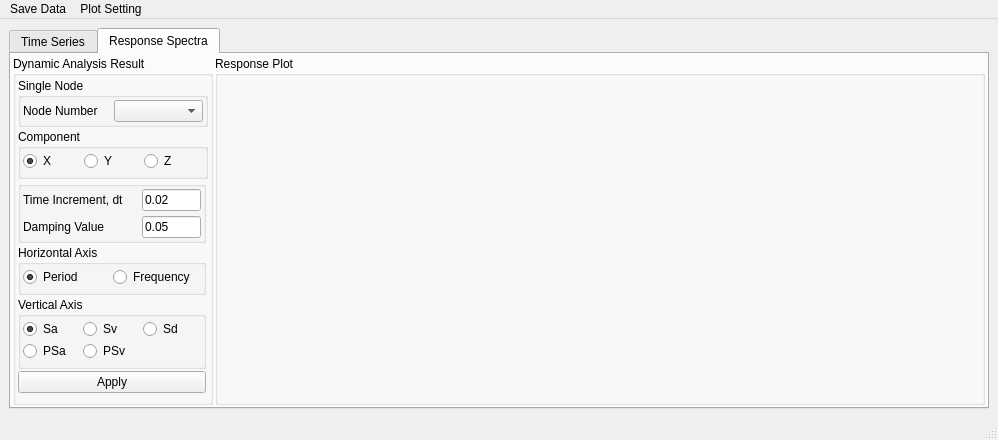
<?xml version="1.0" encoding="UTF-8"?>
<ui version="4.0">
 <class>MainWindow</class>
 <widget class="QMainWindow" name="MainWindow">
  <property name="geometry">
   <rect>
    <x>0</x>
    <y>0</y>
    <width>998</width>
    <height>426</height>
   </rect>
  </property>
  <property name="windowTitle">
   <string>Reponse Plot</string>
  </property>
  <widget class="QWidget" name="centralwidget">
   <layout class="QGridLayout" name="gridLayout">
    <item row="2" column="0">
     <widget class="QTabWidget" name="tabWidget">
      <property name="currentIndex">
       <number>1</number>
      </property>
      <widget class="QWidget" name="tab_3">
       <attribute name="title">
        <string>Time Series</string>
       </attribute>
       <layout class="QGridLayout" name="gridLayout_8">
        <property name="leftMargin">
         <number>2</number>
        </property>
        <property name="topMargin">
         <number>2</number>
        </property>
        <property name="rightMargin">
         <number>2</number>
        </property>
        <property name="bottomMargin">
         <number>2</number>
        </property>
        <property name="spacing">
         <number>2</number>
        </property>
        <item row="0" column="0">
         <widget class="QGroupBox" name="groupBox">
          <property name="minimumSize">
           <size>
            <width>150</width>
            <height>0</height>
           </size>
          </property>
          <property name="maximumSize">
           <size>
            <width>200</width>
            <height>16777215</height>
           </size>
          </property>
          <property name="title">
           <string>Dynamic Analysis Result</string>
          </property>
          <layout class="QGridLayout" name="gridLayout_2">
           <property name="leftMargin">
            <number>2</number>
           </property>
           <property name="topMargin">
            <number>2</number>
           </property>
           <property name="rightMargin">
            <number>2</number>
           </property>
           <property name="bottomMargin">
            <number>2</number>
           </property>
           <property name="spacing">
            <number>2</number>
           </property>
           <item row="6" column="0">
            <widget class="QCheckBox" name="cb_dt_dynamic">
             <property name="text">
              <string>dt (s)          </string>
             </property>
            </widget>
           </item>
           <item row="2" column="0" colspan="3">
            <widget class="QGroupBox" name="gb_sigle_dynamic">
             <property name="title">
              <string>Single Node</string>
             </property>
             <layout class="QGridLayout" name="gridLayout_4">
              <property name="leftMargin">
               <number>2</number>
              </property>
              <property name="topMargin">
               <number>2</number>
              </property>
              <property name="rightMargin">
               <number>2</number>
              </property>
              <property name="bottomMargin">
               <number>2</number>
              </property>
              <property name="spacing">
               <number>2</number>
              </property>
              <item row="1" column="0">
               <widget class="QLabel" name="label">
                <property name="text">
                 <string>Node Number</string>
                </property>
               </widget>
              </item>
              <item row="1" column="1">
               <widget class="QComboBox" name="cb_resp_nodenumber"/>
              </item>
             </layout>
            </widget>
           </item>
           <item row="7" column="2">
            <spacer name="verticalSpacer">
             <property name="orientation">
              <enum>Qt::Vertical</enum>
             </property>
             <property name="sizeHint" stdset="0">
              <size>
               <width>20</width>
               <height>40</height>
              </size>
             </property>
            </spacer>
           </item>
           <item row="6" column="1">
            <widget class="QLineEdit" name="tb_dt_dynamic">
             <property name="enabled">
              <bool>false</bool>
             </property>
             <property name="text">
              <string>0.02</string>
             </property>
            </widget>
           </item>
           <item row="3" column="0" colspan="3">
            <widget class="QGroupBox" name="groupBox_5">
             <property name="title">
              <string>Multiple Node Selection</string>
             </property>
             <layout class="QGridLayout" name="gridLayout_6">
              <property name="leftMargin">
               <number>2</number>
              </property>
              <property name="topMargin">
               <number>2</number>
              </property>
              <property name="rightMargin">
               <number>2</number>
              </property>
              <property name="bottomMargin">
               <number>2</number>
              </property>
              <property name="spacing">
               <number>2</number>
              </property>
              <item row="0" column="0">
               <widget class="QCheckBox" name="cb_multiDynamic">
                <property name="text">
                 <string>Multiple Node</string>
                </property>
               </widget>
              </item>
             </layout>
            </widget>
           </item>
           <item row="6" column="2">
            <widget class="QPushButton" name="apply_repnse_dynamic">
             <property name="text">
              <string>Apply</string>
             </property>
            </widget>
           </item>
           <item row="5" column="0" colspan="3">
            <widget class="QGroupBox" name="gb_multi_dynamic">
             <property name="enabled">
              <bool>false</bool>
             </property>
             <property name="title">
              <string>Multiple Node</string>
             </property>
             <layout class="QGridLayout" name="gridLayout_5">
              <property name="leftMargin">
               <number>2</number>
              </property>
              <property name="topMargin">
               <number>2</number>
              </property>
              <property name="rightMargin">
               <number>2</number>
              </property>
              <property name="bottomMargin">
               <number>2</number>
              </property>
              <property name="spacing">
               <number>2</number>
              </property>
              <item row="0" column="2">
               <widget class="QPushButton" name="btn_insert_dynamic">
                <property name="maximumSize">
                 <size>
                  <width>40</width>
                  <height>16777215</height>
                 </size>
                </property>
                <property name="text">
                 <string>Insert</string>
                </property>
               </widget>
              </item>
              <item row="0" column="1">
               <widget class="QLineEdit" name="tb_mnode_dynamic">
                <property name="maximumSize">
                 <size>
                  <width>40</width>
                  <height>16777215</height>
                 </size>
                </property>
                <property name="text">
                 <string>5</string>
                </property>
               </widget>
              </item>
              <item row="1" column="0" colspan="3">
               <widget class="QTableWidget" name="tbl_dynamic_mtp">
                <property name="styleSheet">
                 <string notr="true">QHeaderView::section {background-color:green}
QHeaderView::section {color:white}
</string>
                </property>
                <property name="frameShape">
                 <enum>QFrame::StyledPanel</enum>
                </property>
                <property name="sizeAdjustPolicy">
                 <enum>QAbstractScrollArea::AdjustIgnored</enum>
                </property>
                <property name="alternatingRowColors">
                 <bool>true</bool>
                </property>
                <property name="gridStyle">
                 <enum>Qt::SolidLine</enum>
                </property>
                <attribute name="horizontalHeaderCascadingSectionResizes">
                 <bool>false</bool>
                </attribute>
                <attribute name="horizontalHeaderStretchLastSection">
                 <bool>true</bool>
                </attribute>
                <attribute name="verticalHeaderShowSortIndicator" stdset="0">
                 <bool>false</bool>
                </attribute>
                <attribute name="verticalHeaderStretchLastSection">
                 <bool>false</bool>
                </attribute>
                <column>
                 <property name="text">
                  <string>Node Tag</string>
                 </property>
                </column>
               </widget>
              </item>
              <item row="0" column="0">
               <widget class="QLabel" name="label_3">
                <property name="text">
                 <string>Total Node Number</string>
                </property>
               </widget>
              </item>
              <item row="2" column="2">
               <widget class="QPushButton" name="btn_delet_row_dynamic">
                <property name="icon">
                 <iconset>
                  <normaloff>icon/delete-row.png</normaloff>icon/delete-row.png</iconset>
                </property>
               </widget>
              </item>
              <item row="2" column="1">
               <widget class="QPushButton" name="btn_add_roe_dynamic">
                <property name="icon">
                 <iconset>
                  <normaloff>icon/add-row.png</normaloff>icon/add-row.png</iconset>
                </property>
               </widget>
              </item>
             </layout>
            </widget>
           </item>
           <item row="0" column="0" colspan="3">
            <widget class="QGroupBox" name="groupBox_3">
             <property name="title">
              <string>Response</string>
             </property>
             <layout class="QGridLayout" name="gridLayout_7">
              <property name="leftMargin">
               <number>2</number>
              </property>
              <property name="topMargin">
               <number>2</number>
              </property>
              <property name="rightMargin">
               <number>2</number>
              </property>
              <property name="bottomMargin">
               <number>2</number>
              </property>
              <property name="spacing">
               <number>2</number>
              </property>
              <item row="0" column="0">
               <widget class="QLabel" name="label_2">
                <property name="text">
                 <string>Component</string>
                </property>
               </widget>
              </item>
              <item row="0" column="1">
               <widget class="QComboBox" name="cb_resp_component">
                <item>
                 <property name="text">
                  <string>Ax</string>
                 </property>
                </item>
                <item>
                 <property name="text">
                  <string>Ay</string>
                 </property>
                </item>
                <item>
                 <property name="text">
                  <string>Az</string>
                 </property>
                </item>
                <item>
                 <property name="text">
                  <string>Vx</string>
                 </property>
                </item>
                <item>
                 <property name="text">
                  <string>Vy</string>
                 </property>
                </item>
                <item>
                 <property name="text">
                  <string>Vz</string>
                 </property>
                </item>
                <item>
                 <property name="text">
                  <string>Ux</string>
                 </property>
                </item>
                <item>
                 <property name="text">
                  <string>Uy</string>
                 </property>
                </item>
                <item>
                 <property name="text">
                  <string>Uz</string>
                 </property>
                </item>
                <item>
                 <property name="text">
                  <string>Rx</string>
                 </property>
                </item>
                <item>
                 <property name="text">
                  <string>Ry</string>
                 </property>
                </item>
                <item>
                 <property name="text">
                  <string>Rz</string>
                 </property>
                </item>
                <item>
                 <property name="text">
                  <string>RFx</string>
                 </property>
                </item>
                <item>
                 <property name="text">
                  <string>RFy</string>
                 </property>
                </item>
                <item>
                 <property name="text">
                  <string>RFz</string>
                 </property>
                </item>
                <item>
                 <property name="text">
                  <string>RMx</string>
                 </property>
                </item>
                <item>
                 <property name="text">
                  <string>RMy</string>
                 </property>
                </item>
                <item>
                 <property name="text">
                  <string>RMz</string>
                 </property>
                </item>
               </widget>
              </item>
             </layout>
            </widget>
           </item>
          </layout>
         </widget>
        </item>
        <item row="0" column="1">
         <widget class="QGroupBox" name="groupBox_2">
          <property name="title">
           <string>Response Plot</string>
          </property>
          <layout class="QGridLayout" name="gridLayout_3">
           <property name="leftMargin">
            <number>2</number>
           </property>
           <property name="topMargin">
            <number>2</number>
           </property>
           <property name="rightMargin">
            <number>2</number>
           </property>
           <property name="bottomMargin">
            <number>2</number>
           </property>
           <property name="spacing">
            <number>2</number>
           </property>
           <item row="0" column="0">
            <widget class="PdynamicWidget" name="PdynamicWidget" native="true"/>
           </item>
          </layout>
         </widget>
        </item>
       </layout>
      </widget>
      <widget class="QWidget" name="tab_4">
       <attribute name="title">
        <string>Response Spectra</string>
       </attribute>
       <layout class="QGridLayout" name="gridLayout_14">
        <property name="leftMargin">
         <number>2</number>
        </property>
        <property name="topMargin">
         <number>2</number>
        </property>
        <property name="rightMargin">
         <number>2</number>
        </property>
        <property name="bottomMargin">
         <number>2</number>
        </property>
        <property name="spacing">
         <number>2</number>
        </property>
        <item row="0" column="1">
         <widget class="QGroupBox" name="groupBox_8">
          <property name="title">
           <string>Response Plot</string>
          </property>
          <layout class="QGridLayout" name="gridLayout_15">
           <property name="leftMargin">
            <number>2</number>
           </property>
           <property name="topMargin">
            <number>2</number>
           </property>
           <property name="rightMargin">
            <number>2</number>
           </property>
           <property name="bottomMargin">
            <number>2</number>
           </property>
           <property name="spacing">
            <number>2</number>
           </property>
           <item row="0" column="0">
            <widget class="RespspectraWidget" name="RespspectraWidget" native="true"/>
           </item>
          </layout>
         </widget>
        </item>
        <item row="0" column="0">
         <widget class="QGroupBox" name="groupBox_4">
          <property name="minimumSize">
           <size>
            <width>150</width>
            <height>0</height>
           </size>
          </property>
          <property name="maximumSize">
           <size>
            <width>200</width>
            <height>16777215</height>
           </size>
          </property>
          <property name="title">
           <string>Dynamic Analysis Result</string>
          </property>
          <layout class="QGridLayout" name="gridLayout_9">
           <property name="leftMargin">
            <number>2</number>
           </property>
           <property name="topMargin">
            <number>2</number>
           </property>
           <property name="rightMargin">
            <number>2</number>
           </property>
           <property name="bottomMargin">
            <number>2</number>
           </property>
           <property name="spacing">
            <number>2</number>
           </property>
           <item row="5" column="0">
            <widget class="QGroupBox" name="gb_sigle_static_4">
             <property name="title">
              <string>Vertical Axis</string>
             </property>
             <layout class="QGridLayout" name="gridLayout_22">
              <property name="leftMargin">
               <number>2</number>
              </property>
              <property name="topMargin">
               <number>2</number>
              </property>
              <property name="rightMargin">
               <number>2</number>
              </property>
              <property name="bottomMargin">
               <number>5</number>
              </property>
              <property name="spacing">
               <number>2</number>
              </property>
              <item row="0" column="2">
               <widget class="QRadioButton" name="rbn_Sd">
                <property name="text">
                 <string>Sd</string>
                </property>
               </widget>
              </item>
              <item row="2" column="0">
               <widget class="QRadioButton" name="rbn_PSa">
                <property name="text">
                 <string>PSa</string>
                </property>
                <property name="checked">
                 <bool>false</bool>
                </property>
               </widget>
              </item>
              <item row="0" column="0">
               <widget class="QRadioButton" name="rbn_Sa">
                <property name="text">
                 <string>Sa</string>
                </property>
                <property name="checked">
                 <bool>true</bool>
                </property>
               </widget>
              </item>
              <item row="2" column="1">
               <widget class="QRadioButton" name="rbn_PSv">
                <property name="text">
                 <string>PSv</string>
                </property>
               </widget>
              </item>
              <item row="0" column="1">
               <widget class="QRadioButton" name="rbn_Sv">
                <property name="text">
                 <string>Sv</string>
                </property>
               </widget>
              </item>
             </layout>
            </widget>
           </item>
           <item row="3" column="0">
            <widget class="QGroupBox" name="groupBox_10">
             <property name="title">
              <string/>
             </property>
             <layout class="QGridLayout" name="gridLayout_19">
              <property name="leftMargin">
               <number>2</number>
              </property>
              <property name="topMargin">
               <number>2</number>
              </property>
              <property name="rightMargin">
               <number>2</number>
              </property>
              <property name="bottomMargin">
               <number>2</number>
              </property>
              <property name="horizontalSpacing">
               <number>2</number>
              </property>
              <property name="verticalSpacing">
               <number>5</number>
              </property>
              <item row="2" column="0">
               <widget class="QLabel" name="label_15">
                <property name="text">
                 <string>Damping Value</string>
                </property>
               </widget>
              </item>
              <item row="1" column="0">
               <widget class="QLabel" name="label_11">
                <property name="text">
                 <string>Time Increment, dt     </string>
                </property>
               </widget>
              </item>
              <item row="2" column="1">
               <widget class="QLineEdit" name="tb_damping_rs">
                <property name="enabled">
                 <bool>true</bool>
                </property>
                <property name="text">
                 <string>0.05</string>
                </property>
               </widget>
              </item>
              <item row="1" column="1">
               <widget class="QLineEdit" name="tb_dt_rs">
                <property name="enabled">
                 <bool>true</bool>
                </property>
                <property name="text">
                 <string>0.02</string>
                </property>
               </widget>
              </item>
             </layout>
            </widget>
           </item>
           <item row="1" column="0" colspan="2">
            <widget class="QGroupBox" name="gb_sigle_rs">
             <property name="title">
              <string>Single Node</string>
             </property>
             <layout class="QGridLayout" name="gridLayout_10">
              <property name="leftMargin">
               <number>2</number>
              </property>
              <property name="topMargin">
               <number>2</number>
              </property>
              <property name="rightMargin">
               <number>2</number>
              </property>
              <property name="bottomMargin">
               <number>2</number>
              </property>
              <property name="spacing">
               <number>2</number>
              </property>
              <item row="1" column="0">
               <widget class="QLabel" name="label_4">
                <property name="text">
                 <string>Node Number</string>
                </property>
               </widget>
              </item>
              <item row="1" column="1">
               <widget class="QComboBox" name="cb_resp_nodenumber_rs"/>
              </item>
             </layout>
            </widget>
           </item>
           <item row="4" column="0">
            <widget class="QGroupBox" name="gb_sigle_static_3">
             <property name="title">
              <string>Horizontal Axis</string>
             </property>
             <layout class="QGridLayout" name="gridLayout_21">
              <property name="leftMargin">
               <number>2</number>
              </property>
              <property name="topMargin">
               <number>2</number>
              </property>
              <property name="rightMargin">
               <number>2</number>
              </property>
              <property name="bottomMargin">
               <number>5</number>
              </property>
              <property name="spacing">
               <number>2</number>
              </property>
              <item row="0" column="1">
               <widget class="QRadioButton" name="rbn_F">
                <property name="text">
                 <string>Frequency</string>
                </property>
               </widget>
              </item>
              <item row="0" column="0">
               <widget class="QRadioButton" name="rbn__T">
                <property name="text">
                 <string>Period</string>
                </property>
                <property name="checked">
                 <bool>true</bool>
                </property>
               </widget>
              </item>
             </layout>
            </widget>
           </item>
           <item row="2" column="0" colspan="2">
            <widget class="QGroupBox" name="gb_sigle_static_5">
             <property name="title">
              <string>Component</string>
             </property>
             <layout class="QGridLayout" name="gridLayout_23">
              <property name="leftMargin">
               <number>2</number>
              </property>
              <property name="topMargin">
               <number>2</number>
              </property>
              <property name="rightMargin">
               <number>2</number>
              </property>
              <property name="bottomMargin">
               <number>5</number>
              </property>
              <property name="spacing">
               <number>2</number>
              </property>
              <item row="0" column="1">
               <widget class="QRadioButton" name="rbn_Ay">
                <property name="text">
                 <string>Y</string>
                </property>
               </widget>
              </item>
              <item row="0" column="0">
               <widget class="QRadioButton" name="rbn_Ax">
                <property name="text">
                 <string>X</string>
                </property>
                <property name="checked">
                 <bool>true</bool>
                </property>
               </widget>
              </item>
              <item row="0" column="2">
               <widget class="QRadioButton" name="rbn_Az">
                <property name="text">
                 <string>Z</string>
                </property>
               </widget>
              </item>
             </layout>
            </widget>
           </item>
           <item row="8" column="0">
            <spacer name="verticalSpacer_3">
             <property name="orientation">
              <enum>Qt::Vertical</enum>
             </property>
             <property name="sizeHint" stdset="0">
              <size>
               <width>20</width>
               <height>40</height>
              </size>
             </property>
            </spacer>
           </item>
           <item row="7" column="0">
            <widget class="QPushButton" name="apply_rs">
             <property name="text">
              <string>Apply</string>
             </property>
            </widget>
           </item>
          </layout>
         </widget>
        </item>
       </layout>
      </widget>
     </widget>
    </item>
   </layout>
  </widget>
  <widget class="QMenuBar" name="menubar">
   <property name="geometry">
    <rect>
     <x>0</x>
     <y>0</y>
     <width>998</width>
     <height>21</height>
    </rect>
   </property>
   <widget class="QMenu" name="savedata">
    <property name="title">
     <string>Save Data</string>
    </property>
    <addaction name="mb_savedata_timeseries"/>
    <addaction name="actionResponse_Spectra"/>
   </widget>
   <widget class="QMenu" name="menuPlot_Setting_2">
    <property name="title">
     <string>Plot Setting</string>
    </property>
    <widget class="QMenu" name="menuMajor_Grid_2">
     <property name="title">
      <string>Major Grid</string>
     </property>
     <widget class="QMenu" name="menuLine_Style">
      <property name="title">
       <string>Line Style</string>
      </property>
      <addaction name="actionSolid"/>
      <addaction name="actionDotted"/>
      <addaction name="actionDashed"/>
      <addaction name="actionDashdot"/>
     </widget>
     <widget class="QMenu" name="menuLine_Width">
      <property name="title">
       <string>Line Width</string>
      </property>
      <addaction name="action0_2"/>
      <addaction name="action0_4"/>
      <addaction name="action0_6"/>
      <addaction name="action0_8"/>
      <addaction name="action1"/>
     </widget>
     <addaction name="actionLine_Color_g"/>
     <addaction name="menuLine_Style"/>
     <addaction name="menuLine_Width"/>
    </widget>
    <addaction name="actionChange_Background_Color"/>
    <addaction name="menuMajor_Grid_2"/>
   </widget>
   <addaction name="savedata"/>
   <addaction name="menuPlot_Setting_2"/>
  </widget>
  <widget class="QStatusBar" name="statusbar"/>
  <action name="actionSave_Plot">
   <property name="text">
    <string>Save Plot</string>
   </property>
  </action>
  <action name="actionSave_Data">
   <property name="text">
    <string>Save Data</string>
   </property>
  </action>
  <action name="actionExit">
   <property name="text">
    <string>Exit</string>
   </property>
  </action>
  <action name="actionChange_Background_Color">
   <property name="text">
    <string>Change Background Color</string>
   </property>
  </action>
  <action name="actionLine_Style">
   <property name="text">
    <string>Line Style</string>
   </property>
  </action>
  <action name="actionLine_Color">
   <property name="text">
    <string>Line Color</string>
   </property>
  </action>
  <action name="actionLine_Width">
   <property name="text">
    <string>Line Width</string>
   </property>
  </action>
  <action name="actionSolid">
   <property name="text">
    <string>Solid</string>
   </property>
  </action>
  <action name="actionDotted">
   <property name="text">
    <string>Dotted</string>
   </property>
  </action>
  <action name="actionDashed">
   <property name="text">
    <string>Dashed</string>
   </property>
  </action>
  <action name="actionDashdot">
   <property name="text">
    <string>Dashdot</string>
   </property>
  </action>
  <action name="action0_2">
   <property name="text">
    <string>0.2</string>
   </property>
  </action>
  <action name="action0_4">
   <property name="text">
    <string>0.4</string>
   </property>
  </action>
  <action name="action0_6">
   <property name="text">
    <string>0.6</string>
   </property>
  </action>
  <action name="action0_8">
   <property name="text">
    <string>0.8</string>
   </property>
  </action>
  <action name="action1">
   <property name="text">
    <string>1</string>
   </property>
  </action>
  <action name="actionLine_Color_g">
   <property name="text">
    <string>Line Color</string>
   </property>
  </action>
  <action name="mb_savedata_timeseries">
   <property name="text">
    <string>Time Series Data</string>
   </property>
  </action>
  <action name="actionResponse_Spectra">
   <property name="text">
    <string>Response Spectra</string>
   </property>
  </action>
 </widget>
 <customwidgets>
  <customwidget>
   <class>RespspectraWidget</class>
   <extends>QWidget</extends>
   <header>respspectrawidget.h</header>
   <container>1</container>
  </customwidget>
  <customwidget>
   <class>PdynamicWidget</class>
   <extends>QWidget</extends>
   <header>pdynamicwidget.h</header>
   <container>1</container>
  </customwidget>
 </customwidgets>
 <resources/>
 <connections/>
</ui>
